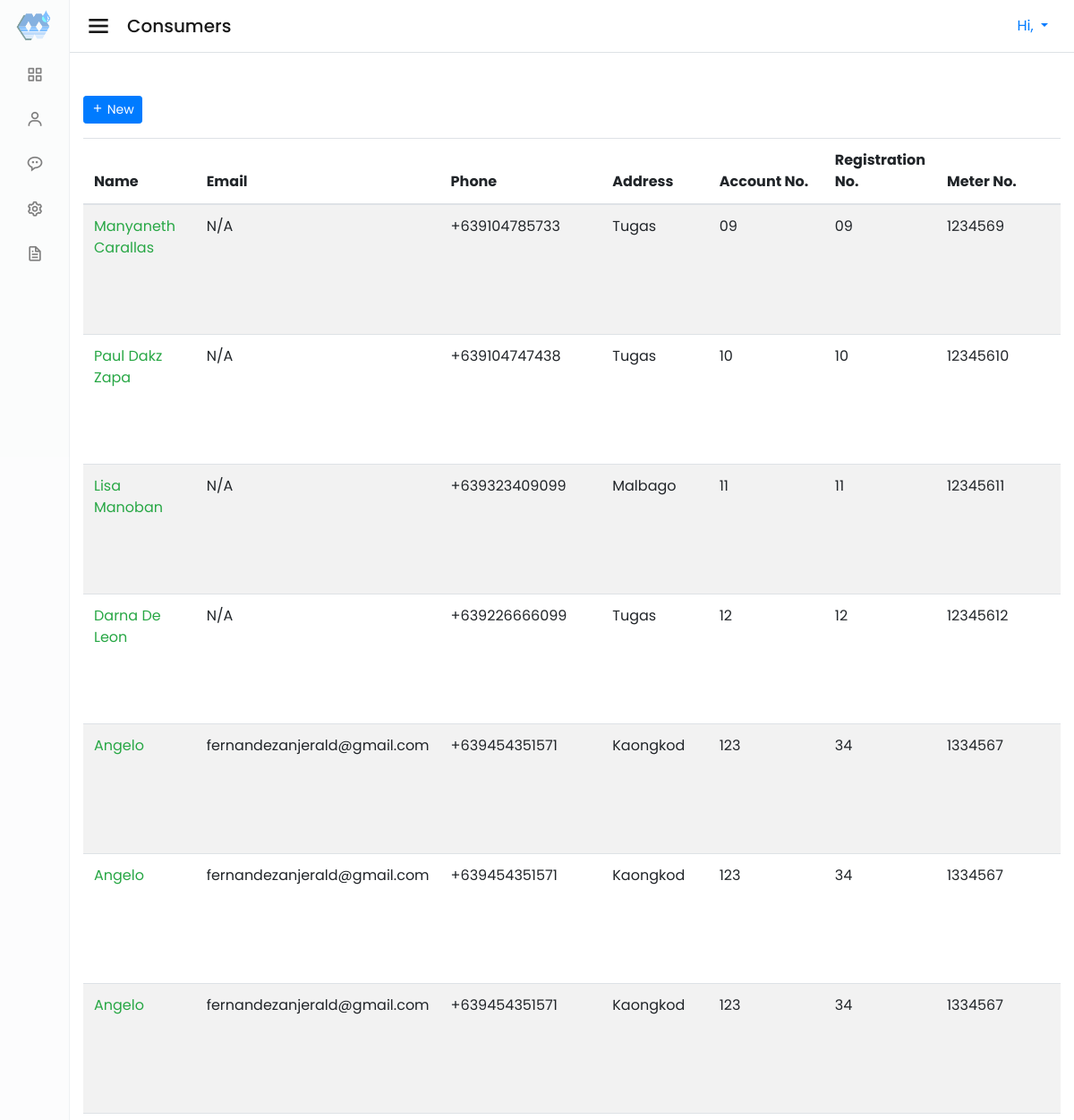
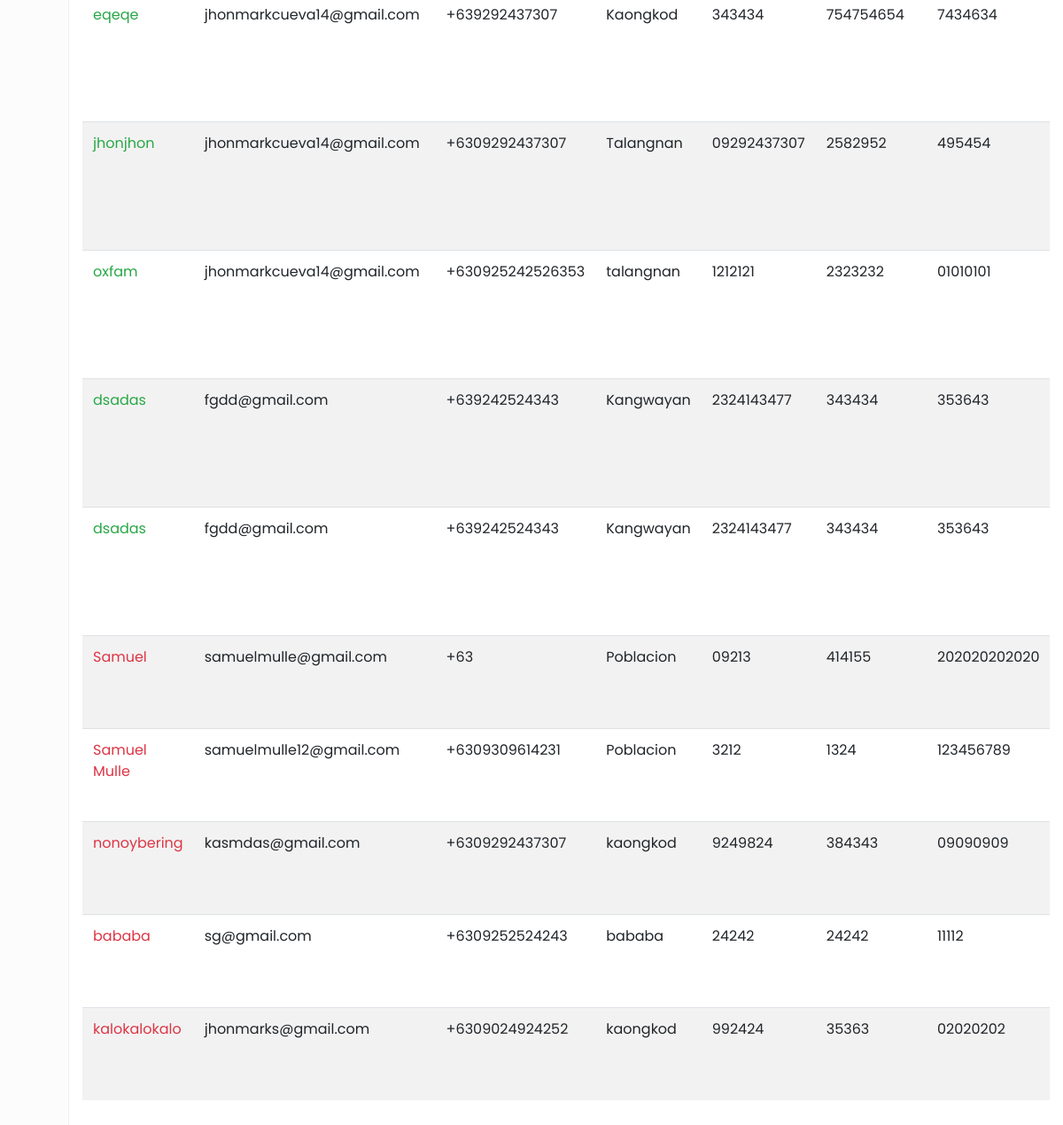
The page /admin/consumer.php (signed in) on the database its author committed (2 pictures, top to bottom).
### tables this page shows
CREATE TABLE `consumers` (
  `id` int(11) NOT NULL AUTO_INCREMENT,
  `name` varchar(255) NOT NULL,
  `barangay` varchar(255) NOT NULL,
  `account_num` varchar(255) NOT NULL,
  `registration_num` varchar(255) NOT NULL,
  `meter_num` varchar(255) NOT NULL,
  `type` varchar(255) NOT NULL,
  `status` int(11) NOT NULL,
  `email` varchar(255) NOT NULL,
  `phone` varchar(255) NOT NULL,
  `password` varchar(255) NOT NULL,
  `isUpdated` int(11) NOT NULL,
  `registration_date` date DEFAULT NULL,
  PRIMARY KEY (`id`)
);

### admin/consumer.php (the view, shortened to what this page needs)
<!DOCTYPE html>
<html lang="en">
<head>
    <?php include 'includes/links.php'; ?>
</head>
<body>
    <?php include 'includes/sidebar.php'; ?>
    <section class="home-section">
        <nav class="navbar navbar-light bg-white border-bottom">
            <span class="navbar-brand mb-0 h1 d-flex align-items-center">
                <i class='bx bx-menu mr-3' style='cursor: pointer; font-size: 2rem'></i>
                Consumers
            </span>
            <?php include 'includes/userMenu.php'; ?>
        </nav>
        <div class="container-fluid py-5">
            <a href="new-consumer.php" class="btn btn-primary btn-sm mb-3"><i class='bx bx-plus' ></i> New</a>
            <?php
            require_once "config.php";
            $sql = "SELECT * FROM consumers";
            if($result = mysqli_query($link, $sql)){
                if(mysqli_num_rows($result) > 0){
                    echo '<div class="table-responsive">';
                    echo '<table class="table table-striped">';
                        echo "<thead>";
                            echo "<tr>";
                                echo "<th>Name</th>";
                                echo "<th>Email</th>";
                                echo "<th>Phone</th>";
                                echo "<th>Address</th>";
                                echo "<th>Account No.</th>";
                                echo "<th>Registration No.</th>";
                                echo "<th>Meter No.</th>";
                            echo "</tr>";
                        echo "</thead>";
                        echo "<tbody>";
                        while($row = mysqli_fetch_array($result)){
                            $email = $row['email'];
                            $phone = "+63".$row['phone'];
                            if(empty($row['email'])){
                                $email = 'N/A';
                            }
                            $consumer_id = $row['id'];
                            $rid = "";
                            echo "<tr>";
                            if($row['status'] == 0){
                                echo '<td><a class="text-danger" href="reading.php?consumer_id='. $consumer_id .'&id='.$rid.'">'. $row['name'] .'</a></td>';
                            }else{
                                echo '<td><a class="text-success" href="reading.php?consumer_id='. $consumer_id .'&id='.$rid.'">'. $row['name'] .'</a></td>';
                            }
                                echo "<td>" . $email . "</td>";
                                echo "<td>" . $phone . "</td>";
                                echo "<td>" . $row['barangay'] . "</td>";
                                echo "<td>" . $row['account_num'] . "</td>";
                                echo "<td>" . $row['registration_num'] . "</td>";
                                echo "<td>" . $row['meter_num'] . "</td>";
                            echo "</tr>";
                        }
                        echo "</tbody>";
                    echo "</table>";
                    echo '</div>';
                }
            } else{
                echo "Oops! Something went wrong. Please try again later.";
            }
            ?>
        </div>
    </section>
</body>
</html>

### admin/includes/links.php (shortened to what this page needs)
<link rel="stylesheet" href="https://stackpath.bootstrapcdn.com/bootstrap/4.5.2/css/bootstrap.min.css">
<link rel="stylesheet" href="style.css">
<link href='https://unpkg.com/boxicons@2.0.7/css/boxicons.min.css' rel='stylesheet'>
<link rel="stylesheet" href="https://cdn.jsdelivr.net/npm/sweetalert2@11.0.19/dist/sweetalert2.min.css">

### admin/includes/sidebar.php (shortened to what this page needs)
<div class="sidebar bg-light border-right close">
        <div class="m-auto">
            <img class="img-fluid" src="logo.png" alt="">
        </div>
        <ul class="nav-links">
            <li>
                <a href="index.php">
                    <i class='bx bx-grid-alt' ></i>
                </a>
            </li>
            <li>
                <a href="consumer.php">
                    <i class='bx bx-user'></i>
                </a>
            </li>
            <li>
                <a href="complaint.php">
                    <i class='bx bx-message-rounded-dots'></i>
                </a>
            </li>
            <li>
                <a data-toggle="modal" data-target="#passwordModal">
                    <i class='bx bx-cog'></i>
                </a>
            </li>
            <li>
              <a href="reports.php">
                <i class='bx bx-file'></i>
              </a>
            </li>
        </ul>
    </div>

### admin/includes/userMenu.php (shortened to what this page needs)
<div class="dropdown">
    <button class="btn btn-link dropdown-toggle" type="button" id="dropdownMenuButton" data-toggle="dropdown" aria-haspopup="true" aria-expanded="false">
        Hi, <?php echo htmlspecialchars($_SESSION["username"]); ?>
    </button>
</div>

### admin/style.css (style rules this page uses)
* { margin: 0; padding: 0; box-sizing: border-box; font-family: 'Poppins', sans-serif; }
.sidebar { position: fixed; top: 0; left: 0; height: 100%; width: 260px; z-index: 100; transition: all 0.5s ease; }
.sidebar.close { width: 78px; }
.home-section { position: relative; height: 100vh; left: 260px; width: calc(100% - 260px); transition: all 0.5s ease; }
.sidebar.close ~ .home-section { left: 78px; width: calc(100% - 78px); }
.sidebar .nav-links { height: 100%; overflow: auto; }
.sidebar.close .nav-links { overflow: visible; }
.sidebar .nav-links li { position: relative; list-style: none; transition: all 0.4s ease; }
.sidebar .nav-links li i { height: 50px; min-width: 78px; text-align: center; line-height: 50px; color: #000; font-size: 20px; cursor: pointer; transition: all 0.3s ease; }
.sidebar .nav-links li a { display: flex; align-items: center; text-decoration: none; }

### rows shown on the page
consumers: name "Manyaneth Carallas", email "N/A", phone "+639104785733", barangay "Tugas", account_num "09", registration_num "09", meter_num "1234569"
consumers: name "Paul Dakz Zapa", email "N/A", phone "+639104747438", barangay "Tugas", account_num "10", registration_num "10", meter_num "12345610"
consumers: name "Lisa Manoban", email "N/A", phone "+639323409099", barangay "Malbago", account_num "11", registration_num "11", meter_num "12345611"
consumers: name "Darna De Leon", email "N/A", phone "+639226666099", barangay "Tugas", account_num "12", registration_num "12", meter_num "12345612"
consumers: name "Angelo", email "fernandezanjerald@gmail.com", phone "+639454351571", barangay "Kaongkod", account_num "123", registration_num "34", meter_num "1334567"
consumers: name "Angelo", email "fernandezanjerald@gmail.com", phone "+639454351571", barangay "Kaongkod", account_num "123", registration_num "34", meter_num "1334567"
consumers: name "Angelo", email "fernandezanjerald@gmail.com", phone "+639454351571", barangay "Kaongkod", account_num "123", registration_num "34", meter_num "1334567"
consumers: name "eqeqe", email "jhonmarkcueva14@gmail.com", phone "+639292437307", barangay "Kaongkod", account_num "343434", registration_num "754754654", meter_num "7434634"
consumers: name "jhonjhon", email "jhonmarkcueva14@gmail.com", phone "+6309292437307", barangay "Talangnan", account_num "09292437307", registration_num "2582952", meter_num "495454"
consumers: name "oxfam", email "jhonmarkcueva14@gmail.com", phone "+630925242526353", barangay "talangnan", account_num "1212121", registration_num "2323232", meter_num "01010101"
consumers: name "dsadas", email "fgdd@gmail.com", phone "+639242524343", barangay "Kangwayan", account_num "2324143477", registration_num "343434", meter_num "353643"
consumers: name "dsadas", email "fgdd@gmail.com", phone "+639242524343", barangay "Kangwayan", account_num "2324143477", registration_num "343434", meter_num "353643"
consumers: name "Samuel", email "samuelmulle@gmail.com", phone "+63", barangay "Poblacion", account_num "09213", registration_num "414155", meter_num "202020202020"
consumers: name "Samuel Mulle", email "samuelmulle12@gmail.com", phone "+6309309614231", barangay "Poblacion", account_num "3212", registration_num "1324", meter_num "123456789"
consumers: name "nonoybering", email "kasmdas@gmail.com", phone "+6309292437307", barangay "kaongkod", account_num "9249824", registration_num "384343", meter_num "09090909"
consumers: name "bababa", email "sg@gmail.com", phone "+6309252524243", barangay "bababa", account_num "24242", registration_num "24242", meter_num "11112"
consumers: name "kalokalokalo", email "jhonmarks@gmail.com", phone "+6309024924252", barangay "kaongkod", account_num "992424", registration_num "35363", meter_num "02020202"
